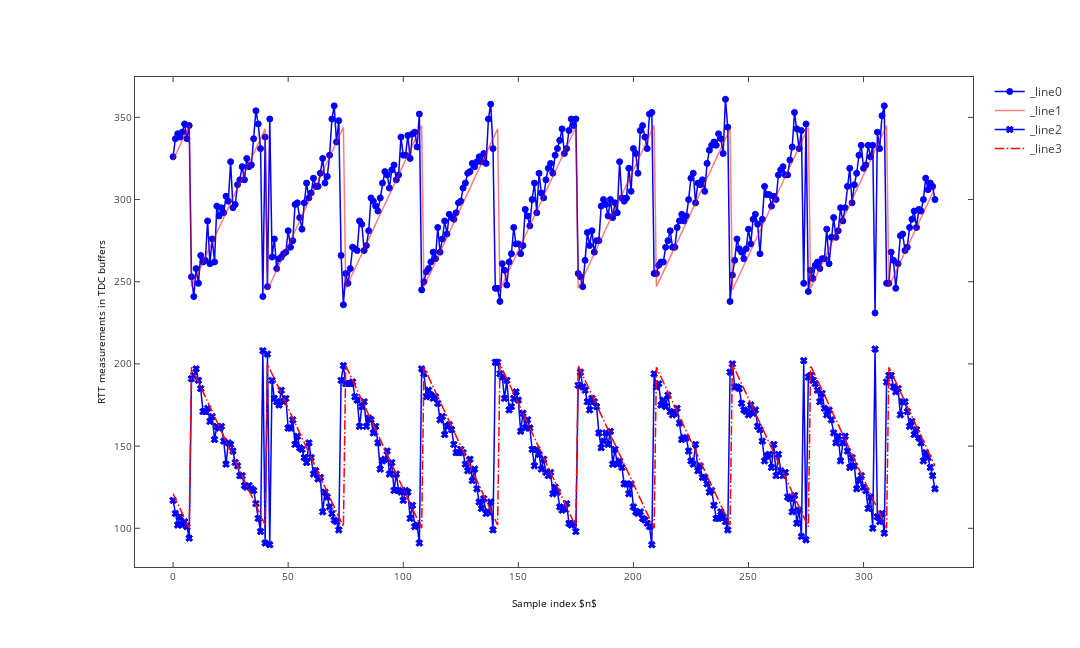

The notebook cell saved with this chart:
### Markdown cell above
<a id="noisy"></a>
### Noisy case

### Code cell
# Seed randomness for reproducibility
np.random.seed(88)

( M_measurements, S_measurements, fd, T_sampling, T_S, phase_S, 
  delay_going_and_back, delay_going, delay_S ) = run_experiment( S_clock_period = 101, M_clock_period = 100,
                                                                 jitter_stds = [0.2, 0.2], 
                                                                 delays_stds = np.array( [5, 8] )  )

# Generate model predictions
# Function for sawtooth component
def h( n ):
    return 1 - (T_sampling*fd*n + delay_going/T_S + phase_S/(2*np.pi) )%(1)
# Signal measured by M (y)
n = np.arange( 0, M_measurements.size, 1 )
y = delay_going_and_back + delay_S + T_S * h(n)
# Signal measured by S (z)
n_S = np.arange( 0, S_measurements.size, 1 )
z = T_sampling - delay_S - T_S * h(n_S) 

# Plot result agains the derived model
plt.figure( figsize = [15, 9 ] )

# Plot obtained measurements
plt.plot( n, M_measurements, 'bo-' );
plt.plot( n, y, 'r-', alpha = 0.5 );
plt.plot( n_S, S_measurements, 'bx-' );
plt.plot( n_S, z, 'r-.' )
plt.xlabel( r"Sample index $n$" )
plt.ylabel( r"RTT measurements in TDC buffers" )
plt.legend( [r"$\mathcal{M}$'s measurements", r"$y_{\mathrm{det}}[n]$",
             r"$\mathcal{S}$'s measurements", r"$z_{\mathrm{det}}[n]$"], ncol = 4,
             loc = 'center' );

if interactive:
    mpl_to_pltly( plt.gcf( ) )

### Figure 1 — Plotly figure (JSON) as saved in the notebook; plotly's stock layout.template omitted (floating-point values rounded to 4 significant figures; data arrays with more than 128 entries replaced by an {"elided": "..."} marker saying what was removed)
{"data": [{"line": {"color": "rgba (0, 0, 255, 1)", "dash": "solid", "width": 1.5}, "marker": {"color": "#0000FF", "line": {"color": "#0000FF", "width": 1}, "opacity": 1, "size": 6, "symbol": "circle"}, "mode": "lines+markers", "name": "_line0", "type": "scatter", "uid": "93b86d66-1256-4ce2-8e23-367d7f8b8c58", "x": {"elided": "332 int values"}, "xaxis": "x", "y": {"elided": "332 int values"}, "yaxis": "y"}, {"line": {"color": "rgba (255, 0, 0, 0.5)", "dash": "solid", "width": 1.5}, "mode": "lines", "name": "_line1", "type": "scatter", "uid": "3e777a7c-bdbe-486f-a4ef-6bf7eadc8509", "x": {"elided": "332 int values"}, "xaxis": "x", "y": {"elided": "332 float values"}, "yaxis": "y"}, {"line": {"color": "rgba (0, 0, 255, 1)", "dash": "solid", "width": 1.5}, "marker": {"color": "#0000FF", "line": {"color": "#0000FF", "width": 1}, "opacity": 1, "size": 6, "symbol": "x"}, "mode": "lines+markers", "name": "_line2", "type": "scatter", "uid": "79d5c6c6-578b-4c06-8d94-757886297e5b", "x": {"elided": "332 int values"}, "xaxis": "x", "y": {"elided": "332 int values"}, "yaxis": "y"}, {"line": {"color": "rgba (255, 0, 0, 1)", "dash": "9.600000000000001px,2.4000000000000004px,1.5px,2.4000000000000004px", "width": 1.5}, "mode": "lines", "name": "_line3", "type": "scatter", "uid": "647ea11b-39ca-46c8-8e08-c3c623416182", "x": {"elided": "332 int values"}, "xaxis": "x", "y": {"elided": "332 float values"}, "yaxis": "y"}], "layout": {"autosize": false, "height": 648, "hovermode": "closest", "margin": {"b": 81, "l": 135, "pad": 0, "r": 107, "t": 77}, "showlegend": true, "width": 1080, "xaxis": {"anchor": "y", "domain": [0, 1], "mirror": "ticks", "nticks": 9, "range": [-16.55, 347.6], "showgrid": false, "showline": true, "side": "bottom", "tickfont": {"size": 10}, "ticks": "inside", "title": {"font": {"color": "#000000", "size": 10}, "text": "Sample index $n$"}, "type": "linear", "zeroline": false}, "yaxis": {"anchor": "x", "domain": [0, 1], "mirror": "ticks", "nticks": 8, "range": [76.45, 374.6], "showgrid": false, "showline": true, "side": "left", "tickfont": {"size": 10}, "ticks": "inside", "title": {"font": {"color": "#000000", "size": 10}, "text": "RTT measurements in TDC buffers"}, "type": "linear", "zeroline": false}}}
